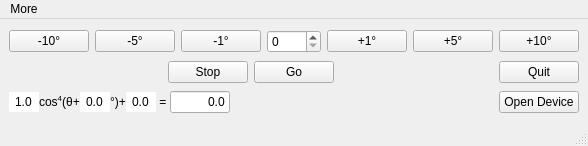
<?xml version="1.0" encoding="UTF-8"?>
<ui version="4.0">
 <class>MainWindow</class>
 <widget class="QMainWindow" name="MainWindow">
  <property name="geometry">
   <rect>
    <x>0</x>
    <y>0</y>
    <width>588</width>
    <height>146</height>
   </rect>
  </property>
  <property name="windowTitle">
   <string>MainWindow</string>
  </property>
  <widget class="QWidget" name="centralwidget">
   <layout class="QVBoxLayout" name="verticalLayout">
    <item>
     <layout class="QHBoxLayout" name="horizontalLayout_2">
      <item>
       <widget class="QPushButton" name="bm10">
        <property name="text">
         <string>-10°</string>
        </property>
       </widget>
      </item>
      <item>
       <widget class="QPushButton" name="bm05">
        <property name="text">
         <string>-5°</string>
        </property>
       </widget>
      </item>
      <item>
       <widget class="QPushButton" name="bm01">
        <property name="text">
         <string>-1°</string>
        </property>
       </widget>
      </item>
      <item>
       <widget class="SpinBox" name="sbAngle"/>
      </item>
      <item>
       <widget class="QPushButton" name="bp01">
        <property name="text">
         <string>+1°</string>
        </property>
       </widget>
      </item>
      <item>
       <widget class="QPushButton" name="bp05">
        <property name="text">
         <string>+5°</string>
        </property>
       </widget>
      </item>
      <item>
       <widget class="QPushButton" name="bp10">
        <property name="text">
         <string>+10°</string>
        </property>
       </widget>
      </item>
     </layout>
    </item>
    <item>
     <layout class="QHBoxLayout" name="horizontalLayout">
      <item>
       <spacer name="horizontalSpacer">
        <property name="orientation">
         <enum>Qt::Horizontal</enum>
        </property>
        <property name="sizeHint" stdset="0">
         <size>
          <width>40</width>
          <height>20</height>
         </size>
        </property>
       </spacer>
      </item>
      <item>
       <widget class="QPushButton" name="bStop">
        <property name="text">
         <string>Stop</string>
        </property>
       </widget>
      </item>
      <item>
       <widget class="QPushButton" name="bGo">
        <property name="text">
         <string>Go</string>
        </property>
       </widget>
      </item>
      <item>
       <spacer name="horizontalSpacer_2">
        <property name="orientation">
         <enum>Qt::Horizontal</enum>
        </property>
        <property name="sizeHint" stdset="0">
         <size>
          <width>40</width>
          <height>20</height>
         </size>
        </property>
       </spacer>
      </item>
      <item>
       <widget class="QPushButton" name="bQuit">
        <property name="text">
         <string>Quit</string>
        </property>
       </widget>
      </item>
     </layout>
    </item>
    <item>
     <layout class="QHBoxLayout" name="horizontalLayout_3" stretch="0,0,0,0,0,0,0,0,0">
      <property name="spacing">
       <number>0</number>
      </property>
      <item>
       <widget class="QFNumberEdit" name="tFitA">
        <property name="maximumSize">
         <size>
          <width>30</width>
          <height>16777215</height>
         </size>
        </property>
        <property name="inputMask">
         <string/>
        </property>
        <property name="text">
         <string>1.0</string>
        </property>
        <property name="frame">
         <bool>false</bool>
        </property>
        <property name="alignment">
         <set>Qt::AlignCenter</set>
        </property>
       </widget>
      </item>
      <item>
       <widget class="QLabel" name="labelCosCalc">
        <property name="text">
         <string>   cos&lt;sup&gt;4&lt;/sup&gt;(θ+</string>
        </property>
       </widget>
      </item>
      <item>
       <widget class="QFNumberEdit" name="tFitMu">
        <property name="maximumSize">
         <size>
          <width>30</width>
          <height>16777215</height>
         </size>
        </property>
        <property name="inputMask">
         <string/>
        </property>
        <property name="text">
         <string>0.0</string>
        </property>
        <property name="frame">
         <bool>false</bool>
        </property>
        <property name="alignment">
         <set>Qt::AlignCenter</set>
        </property>
       </widget>
      </item>
      <item>
       <widget class="QLabel" name="label">
        <property name="text">
         <string>°)+</string>
        </property>
       </widget>
      </item>
      <item>
       <widget class="QFNumberEdit" name="tFitC">
        <property name="maximumSize">
         <size>
          <width>30</width>
          <height>16777215</height>
         </size>
        </property>
        <property name="inputMask">
         <string/>
        </property>
        <property name="text">
         <string>0.0</string>
        </property>
        <property name="frame">
         <bool>false</bool>
        </property>
        <property name="alignment">
         <set>Qt::AlignCenter</set>
        </property>
       </widget>
      </item>
      <item>
       <widget class="QLabel" name="label_2">
        <property name="text">
         <string> = </string>
        </property>
       </widget>
      </item>
      <item>
       <widget class="QFNumberEdit" name="tCosCalc">
        <property name="maximumSize">
         <size>
          <width>60</width>
          <height>16777215</height>
         </size>
        </property>
        <property name="text">
         <string>0.0</string>
        </property>
        <property name="alignment">
         <set>Qt::AlignRight|Qt::AlignTrailing|Qt::AlignVCenter</set>
        </property>
        <property name="readOnly">
         <bool>true</bool>
        </property>
       </widget>
      </item>
      <item>
       <spacer name="horizontalSpacer_3">
        <property name="orientation">
         <enum>Qt::Horizontal</enum>
        </property>
        <property name="sizeHint" stdset="0">
         <size>
          <width>40</width>
          <height>20</height>
         </size>
        </property>
       </spacer>
      </item>
      <item>
       <widget class="QPushButton" name="bCloseDevice">
        <property name="text">
         <string>Open Device</string>
        </property>
        <property name="checkable">
         <bool>true</bool>
        </property>
       </widget>
      </item>
     </layout>
    </item>
   </layout>
  </widget>
  <widget class="QMenuBar" name="menubar">
   <property name="geometry">
    <rect>
     <x>0</x>
     <y>0</y>
     <width>588</width>
     <height>21</height>
    </rect>
   </property>
   <widget class="QMenu" name="menuMore">
    <property name="title">
     <string>More</string>
    </property>
    <addaction name="mMoreSettings"/>
    <addaction name="mMoreZero"/>
   </widget>
   <addaction name="menuMore"/>
  </widget>
  <widget class="QStatusBar" name="statusbar"/>
  <action name="mMoreSettings">
   <property name="text">
    <string>Control Panel</string>
   </property>
  </action>
  <action name="mMoreZero">
   <property name="text">
    <string>Set Zero</string>
   </property>
  </action>
 </widget>
 <customwidgets>
  <customwidget>
   <class>QFNumberEdit</class>
   <extends>QLineEdit</extends>
   <header>InstsAndQt.customQt</header>
  </customwidget>
  <customwidget>
   <class>SpinBox</class>
   <extends>QSpinBox</extends>
   <header>pyqtgraph</header>
  </customwidget>
 </customwidgets>
 <resources/>
 <connections/>
</ui>
